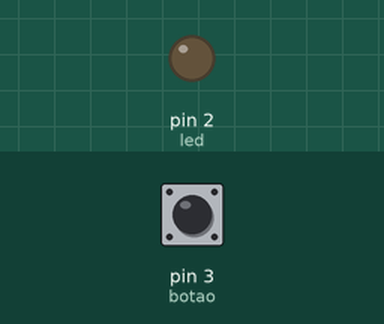
This sketch was run on a simulated Arduino Uno, built with avr-gcc and run on an emulated ATmega328P. Shown: output pins drawn as LEDs (lit = HIGH). The inputs (shaded band) are chosen by the test bench; at power-on: pin 3 (botao) LOW.

Above: at 1.2 s.
1.3 s: pin 3 (botao) pulled HIGH for 0.15 s
At 2.7 s:
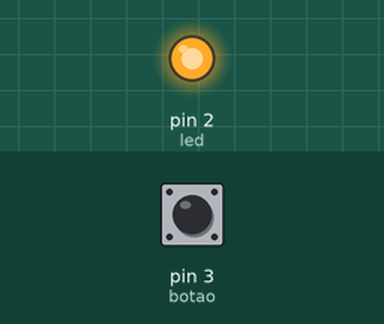
4.4 s: pin 3 (botao) pulled HIGH for 1 s
At 7.6 s:
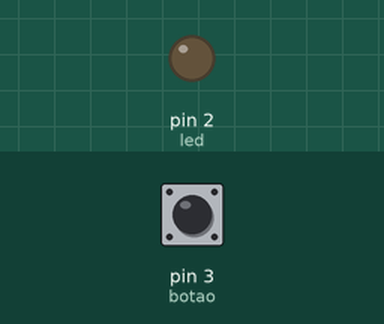
7.9 s: pin 3 (botao) pulled HIGH for 3.2 s
At 8.9 s:
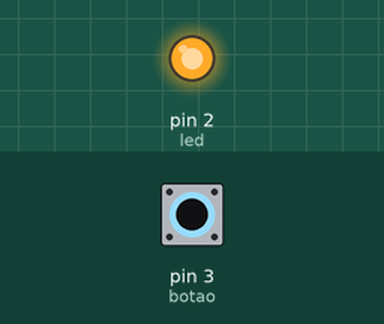
Timing chart, 0 to 13.4 s (numbered marks = the images above; inputs shaded):
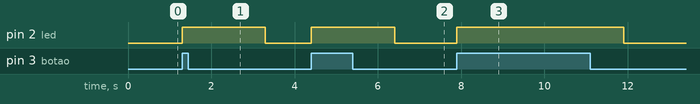

Measured:
- after the input at 1.3 s, pin 2 (led): LOW → HIGH at once, → LOW 2.0 s later
- after the input at 4.4 s, pin 2 (led): LOW → HIGH at once, → LOW 2.0 s later
- after the input at 7.9 s, pin 2 (led): LOW → HIGH at once, → LOW 4.0 s later

The sketch:

push_button.ino
```cpp
int led = 2;
int botao = 3;
int pressionado = 0;

void setup() {
  pinMode(led, OUTPUT);
  pinMode(botao, INPUT);
}

void loop() {
  pressionado = digitalRead(botao);

  if (pressionado == HIGH) {
    digitalWrite(led, HIGH);
    delay(2000);
  } else {
    digitalWrite(led, LOW);
  }
}
```
